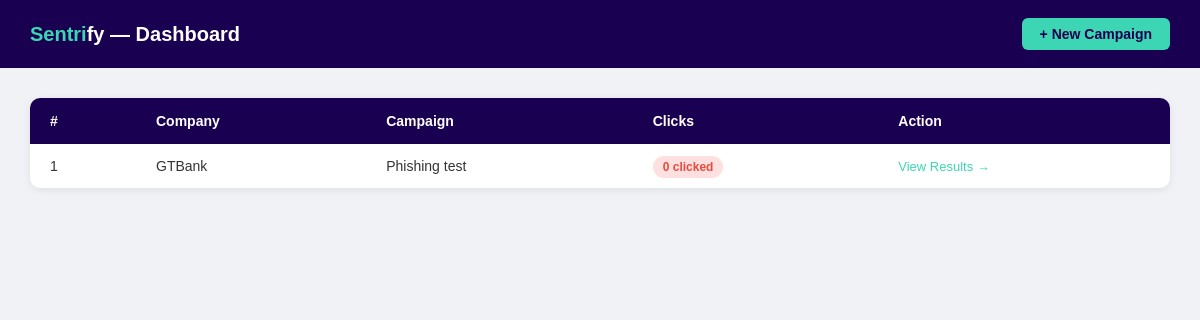
/dashboard (signed in), run on the app's committed database.
### tables this page shows
CREATE TABLE campaigns (
            id INTEGER PRIMARY KEY AUTOINCREMENT,
            company_name TEXT NOT NULL,
            campaign_name TEXT NOT NULL,
            unique_code TEXT NOT NULL,
            template TEXT DEFAULT 'opay',
            created_at TIMESTAMP DEFAULT CURRENT_TIMESTAMP
        );

### app.py (the view)
@app.route('/dashboard')
def dashboard():
    if not session.get('logged_in'):
        return redirect(url_for('admin_login'))
    campaigns = get_all_campaigns()
    return render_template('dashboard.html', campaigns=campaigns)

### app.py (called while the page is built)
def get_all_campaigns():
    conn = sqlite3.connect('sentrify.db')
    c = conn.cursor()
    c.execute('''
        SELECT campaigns.id, campaigns.company_name, campaigns.campaign_name,
               campaigns.unique_code, COUNT(results.id) as clicks, campaigns.template
        FROM campaigns
        LEFT JOIN results ON campaigns.id = results.campaign_id
        GROUP BY campaigns.id
        ORDER BY campaigns.created_at DESC
    ''')
    rows = c.fetchall()
    conn.close()
    return rows

### templates/dashboard.html (shortened to what this page needs)
<!DOCTYPE html>
<html>
<head>
</head>
<body>
    <div class="navbar">
        <div class="brand"><span>Sentri</span>fy — Dashboard</div>
        <a class="btn-new" href="/dashboard/create">+ New Campaign</a>
    </div>
    <div class="container">
        <table>
            <thead>
                <tr>
                    <th>#</th>
                    <th>Company</th>
                    <th>Campaign</th>
                    <th>Clicks</th>
                    <th>Action</th>
                </tr>
            </thead>
            <tbody>
                {% if campaigns %}
                    {% for i, c in enumerate(campaigns) %}
                    <tr>
                        <td>{{ i + 1 }}</td>
                        <td>{{ c[1] }}</td>
                        <td>{{ c[2] }}</td>
                        <td><span class="badge">{{ c[4] }} clicked</span></td>
                        <td><a class="view" href="/dashboard/campaign/{{ c[0] }}">View Results →</a></td>
                    </tr>
                    {% endfor %}
                {% else %}
                    <tr>
                        <td colspan="5" class="empty">No campaigns yet. Create your first one.</td>
                    </tr>
                {% endif %}
            </tbody>
        </table>
    </div>
</body>
</html>

### templates/dashboard.html (style rules this page uses)
* { margin: 0; padding: 0; box-sizing: border-box; font-family: Arial, sans-serif; }
body { background: #f0f2f5; }
.navbar { background: #1a0050; padding: 18px 30px; color: white; font-size: 20px; font-weight: bold; display: flex; justify-content: space-between; align-items: center; white-space: nowrap; }
.navbar .brand { color: white; }
.navbar .brand span { color: #3dd6b5; }
.btn-new { background: #3dd6b5; color: #1a0050; padding: 8px 18px; border-radius: 6px; text-decoration: none; font-size: 14px; font-weight: bold; white-space: nowrap; margin-left: 20px; }
.container { padding: 30px; }
table { width: 100%; background: white; border-radius: 10px; border-collapse: collapse; box-shadow: 0 2px 8px rgba(0,0,0,0.08); overflow: hidden; }
th { background: #1a0050; color: white; padding: 15px 20px; text-align: left; font-size: 14px; }
td { padding: 14px 20px; border-bottom: 1px solid #f0f0f0; font-size: 14px; color: #333; }
tr:last-child td { border-bottom: none; }
.badge { background: #ffe0e0; color: #e74c3c; padding: 4px 10px; border-radius: 20px; font-size: 12px; font-weight: bold; }
.view { color: #3dd6b5; text-decoration: none; font-size: 13px; }

### data on the page
campaigns: i+1 "1", company_name "GTBank", campaign_name "Phishing test", c "0"
